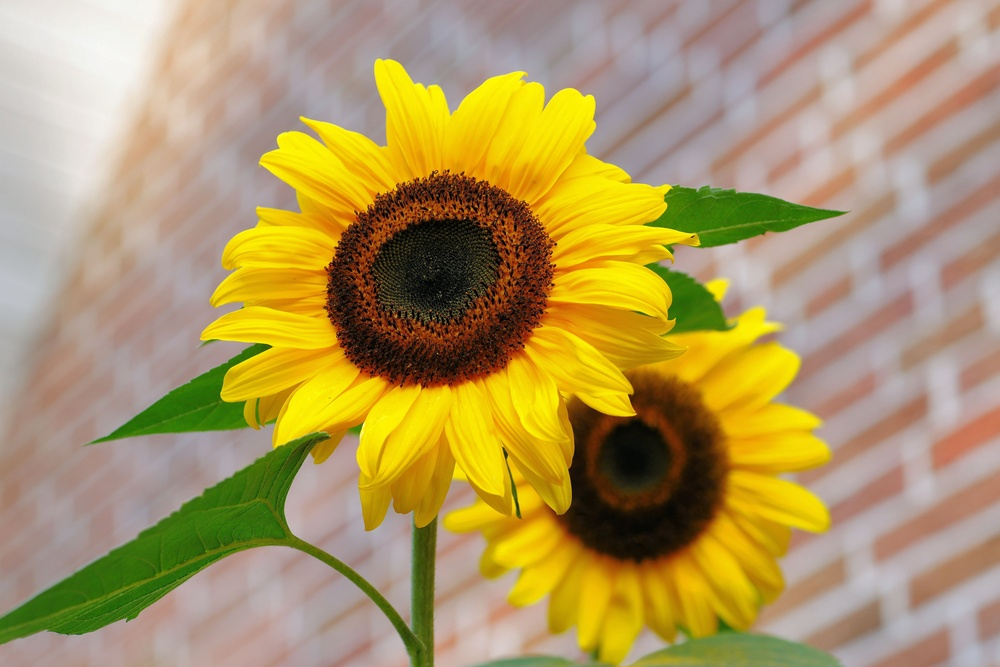
#> input picture lab02/flowers.jpg, 1000 x 667 px, shrunk from 6048 x 4032 before the run
$ python log.py
#> lines starting #> are read from the running program, lines starting #| are printed output that depends on the picture
import numpy as np
import cv2

"""
    s = c * log(1 + r)
    c = 255 / (log(1 + max_value))
"""

img = cv2.imread('flowers.jpg', 0)
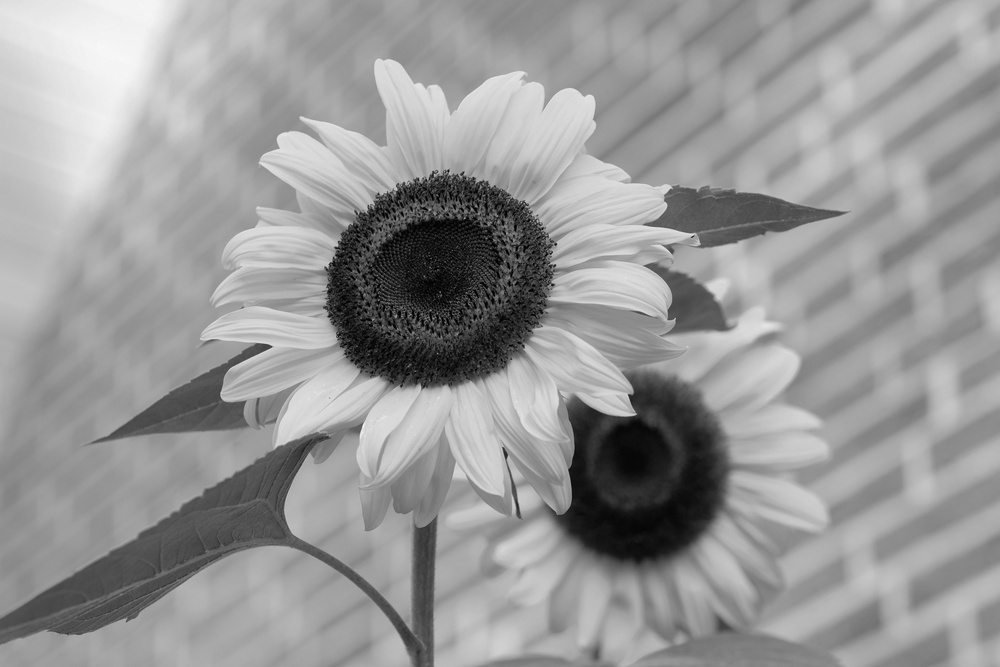
#> img: shape (667, 1000); min 0, max 248, mean 151.8

max_pixel = np.max(img)
#> max_pixel = 248
c = 255 / np.log(1 + max_pixel)
#> c = 46.22
img_log = c * np.log(img + 1)
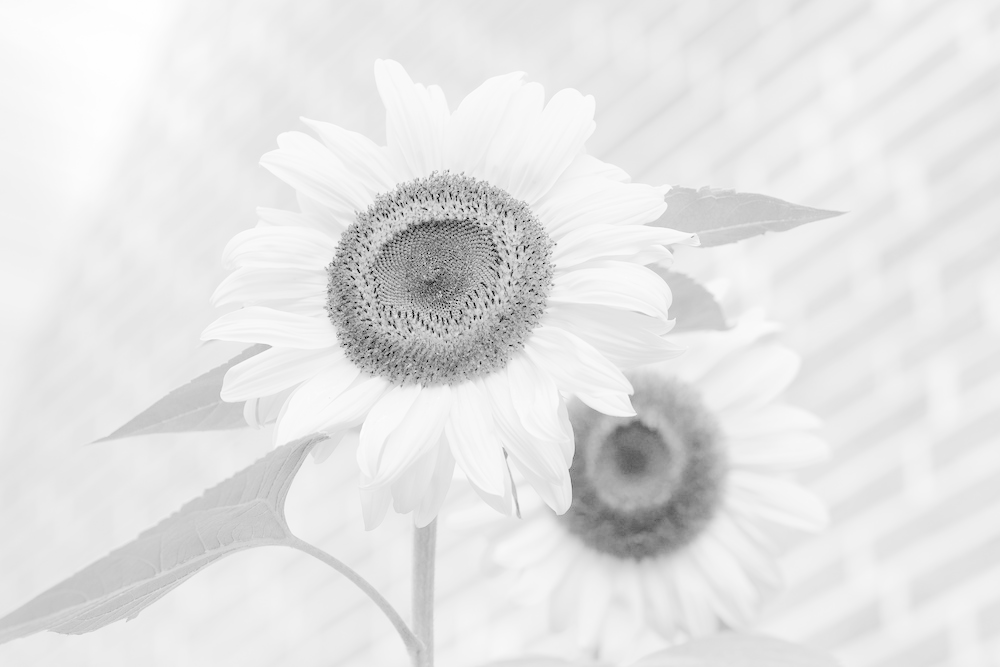
#> img_log: shape (667, 1000) float16; min 0, max 254.9, mean 228.1
img_log = np.array(img_log, dtype = np.uint8) # convert float to uint8

cv2.namedWindow('flower', cv2.WINDOW_NORMAL)
cv2.imshow('flower', img)

cv2.namedWindow('flower_neg', cv2.WINDOW_NORMAL)
cv2.imshow('flower_neg', img_log)

cv2.waitKey(0)
cv2.destroyAllWindows()
